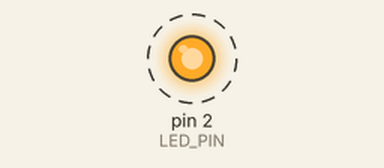
Recording of a sketch running on a simulated Arduino Uno, built with avr-gcc and run on an emulated ATmega328P. Shown: output pins drawn as LEDs (lit = HIGH). Dashed ring = blinking. What the sketch prints to the serial monitor is not drawn.

Above: at 0.3 s.
Timing chart, 0 to 3.1 s (numbered marks = the images above):
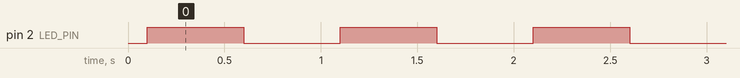

The sketch:

blink_only.ino
```cpp
// blink_only/blink_only.ino - prueba con Serial para verificar arranque y ejecucion
const int LED_PIN = 2;

void setup() {
  Serial.begin(115200);
  delay(100);
  Serial.println("minimal_test: setup start");
  pinMode(LED_PIN, OUTPUT);
  Serial.println("minimal_test: setup done");
}

void loop() {
  digitalWrite(LED_PIN, HIGH);
  Serial.println("LED ON");
  delay(500);
  digitalWrite(LED_PIN, LOW);
  Serial.println("LED OFF");
  delay(500);
}
```

Measured:
- by itself, pin 2 (LED_PIN): alternates HIGH for 0.50 s and LOW for 0.50 s
